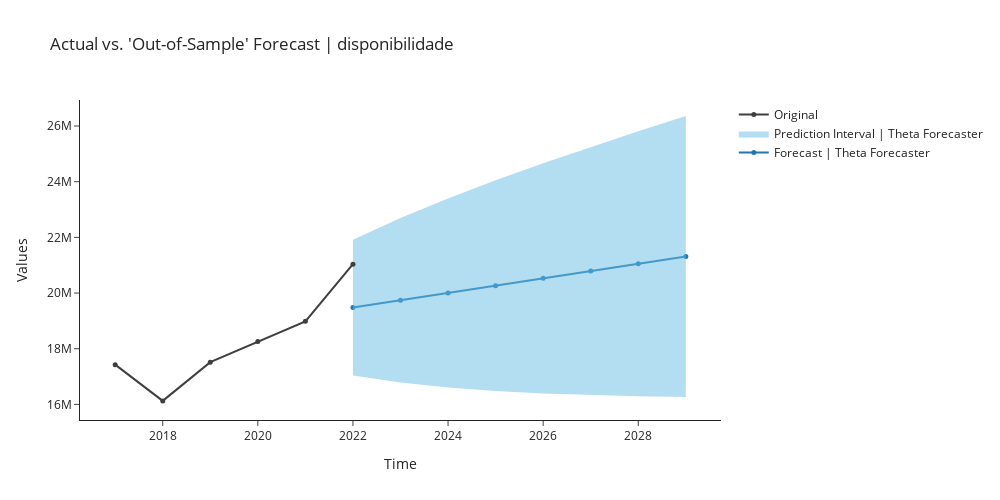

The notebook cell saved with this chart:
### Markdown cell above
## theta   Theta Forecaster

### Code cell
theta = exp.create_model('theta')
exp.plot_model(plot = 'decomp', 
               data_kwargs = {'type' : 'multiplicative'},
               fig_kwargs = {"height":500,"width":1000,"template": "simple_white","hoverinfo":"none","big_data_threshold":10})
exp.plot_model(estimator = theta, 
               plot = 'forecast', 
               data_kwargs = {'fh' : 8},
               fig_kwargs = {"height":500,"width":1000,"template": "simple_white","hoverinfo":"none","big_data_threshold":10})
exp.predict_model(theta, fh = 9)

### Figure 1 — Plotly figure (JSON) as saved in the notebook; plotly's stock layout.template omitted (floating-point values rounded to 4 significant figures)
{"data": [{"line": {"color": "#1f77b4"}, "marker": {"size": 5}, "mode": "lines+markers", "name": "Forecast | Theta Forecaster", "showlegend": true, "type": "scatter", "x": [2022, 2023, 2024, 2025, 2026, 2027, 2028, 2029], "y": [19480000.0, 19740000.0, 20000000.0, 20260000.0, 20530000.0, 20790000.0, 21050000.0, 21310000.0]}, {"line": {"width": 0}, "marker": {"color": "#68BBE3"}, "mode": "lines", "name": "Lower Interval", "showlegend": false, "type": "scatter", "x": [2022, 2023, 2024, 2025, 2026, 2027, 2028, 2029], "y": [17040000.0, 16780000.0, 16610000.0, 16480000.0, 16390000.0, 16330000.0, 16290000.0, 16270000.0]}, {"fill": "tonexty", "fillcolor": "rgba(104,187,227,0.5)", "line": {"width": 0}, "marker": {"color": "#68BBE3"}, "mode": "lines", "name": "Prediction Interval | Theta Forecaster", "showlegend": true, "type": "scatter", "x": [2022, 2023, 2024, 2025, 2026, 2027, 2028, 2029], "y": [21920000.0, 22700000.0, 23400000.0, 24050000.0, 24660000.0, 25250000.0, 25810000.0, 26360000.0]}, {"marker": {"color": "#3f3f3f", "size": 5}, "mode": "lines+markers", "name": "Original", "showlegend": true, "type": "scatter", "x": [2017, 2018, 2019, 2020, 2021, 2022], "y": [17427206, 16126368, 17515920, 18258981, 18984300, 21037669]}], "layout": {"autosize": false, "height": 500, "showlegend": true, "title": {"text": "Actual vs. 'Out-of-Sample' Forecast | disponibilidade"}, "width": 1000, "xaxis": {"title": {"text": "Time"}}, "yaxis": {"title": {"text": "Values"}}}}
